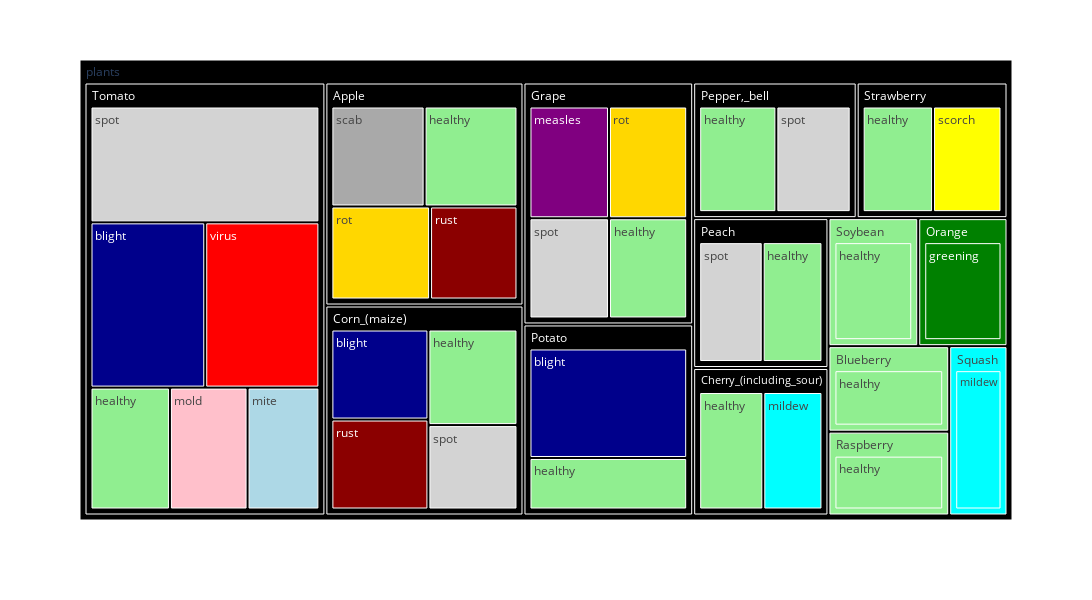

Here is the notebook cell this chart was saved with:
### Code cell
# Relative size visualization of images by plant disease
import plotly.express as px

plant_diseases_images_sum_df["plants"] = "plants" # in order to have a single root node
fig = px.treemap(plant_diseases_images_sum_df, path=['plants', 'plant', 'disease'], values='count',
                  color='disease', 
                  hover_data=['disease'],
                  range_color=[0.5, 8.5],
                  color_discrete_map={'(?)':'black', 'healthy':'lightgreen', 'blight':'darkblue', 'greening':'green', 'measles':'purple', 'mildew':'cyan', 'mite':'lightblue', 'mold':'pink', 'rot':'gold', 'rust':'darkred', 'scab':'darkgrey', 'scorch':'yellow', 'spot':'lightgray', 'virus':'red'},
                #   color_continuous_scale='RdBu_R',
                  width=1200, height=600
                  )

fig.show()

### Figure 1 — Plotly figure (JSON) as saved in the notebook; plotly's stock layout.template omitted (floating-point values rounded to 4 significant figures)
{"data": [{"branchvalues": "total", "customdata": [["spot", "spot"], ["healthy", "healthy"], ["mold", "mold"], ["healthy", "healthy"], ["blight", "blight"], ["spot", "spot"], ["scab", "scab"], ["rust", "rust"], ["rot", "rot"], ["rot", "rot"], ["mildew", "mildew"], ["measles", "measles"], ["healthy", "healthy"], ["healthy", "healthy"], ["healthy", "healthy"], ["healthy", "healthy"], ["healthy", "healthy"], ["healthy", "healthy"], ["rust", "rust"], ["spot", "spot"], ["spot", "spot"], ["healthy", "healthy"], ["blight", "blight"], ["healthy", "healthy"], ["blight", "blight"], ["greening", "greening"], ["scorch", "scorch"], ["mildew", "mildew"], ["mite", "mite"], ["healthy", "healthy"], ["healthy", "healthy"], ["spot", "spot"], ["virus", "virus"], ["(?)", "(?)"], ["healthy", "healthy"], ["(?)", "(?)"], ["(?)", "(?)"], ["(?)", "(?)"], ["greening", "greening"], ["(?)", "(?)"], ["(?)", "(?)"], ["(?)", "(?)"], ["healthy", "healthy"], ["healthy", "healthy"], ["mildew", "mildew"], ["(?)", "(?)"], ["(?)", "(?)"], ["(?)", "(?)"]], "domain": {"x": [0, 1], "y": [0, 1]}, "hovertemplate": "labels=%{label}<br>count=%{value}<br>parent=%{parent}<br>id=%{id}<br>disease=%{customdata[0]}<br>diseaseadditional_col_for_hover=%{customdata[1]}<extra></extra>", "ids": ["plants/Corn_(maize)/spot", "plants/Corn_(maize)/healthy", "plants/Tomato/mold", "plants/Tomato/healthy", "plants/Corn_(maize)/blight", "plants/Grape/spot", "plants/Apple/scab", "plants/Apple/rust", "plants/Grape/rot", "plants/Apple/rot", "plants/Squash/mildew", "plants/Grape/measles", "plants/Blueberry/healthy", "plants/Apple/healthy", "plants/Potato/healthy", "plants/Grape/healthy", "plants/Raspberry/healthy", "plants/Cherry_(including_sour)/healthy", "plants/Corn_(maize)/rust", "plants/Peach/spot", "plants/Pepper,_bell/spot", "plants/Soybean/healthy", "plants/Potato/blight", "plants/Peach/healthy", "plants/Tomato/blight", "plants/Orange/greening", "plants/Strawberry/scorch", "plants/Cherry_(including_sour)/mildew", "plants/Tomato/mite", "plants/Pepper,_bell/healthy", "plants/Strawberry/healthy", "plants/Tomato/spot", "plants/Tomato/virus", "plants/Apple", "plants/Blueberry", "plants/Cherry_(including_sour)", "plants/Corn_(maize)", "plants/Grape", "plants/Orange", "plants/Peach", "plants/Pepper,_bell", "plants/Potato", "plants/Raspberry", "plants/Soybean", "plants/Squash", "plants/Strawberry", "plants/Tomato", "plants"], "labels": ["spot", "healthy", "mold", "healthy", "blight", "spot", "scab", "rust", "rot", "rot", "mildew", "measles", "healthy", "healthy", "healthy", "healthy", "healthy", "healthy", "rust", "spot", "spot", "healthy", "blight", "healthy", "blight", "greening", "scorch", "mildew", "mite", "healthy", "healthy", "spot", "virus", "Apple", "Blueberry", "Cherry_(including_sour)", "Corn_(maize)", "Grape", "Orange", "Peach", "Pepper,_bell", "Potato", "Raspberry", "Soybean", "Squash", "Strawberry", "Tomato", "plants"], "marker": {"colors": ["lightgray", "lightgreen", "pink", "lightgreen", "darkblue", "lightgray", "darkgrey", "darkred", "gold", "gold", "cyan", "purple", "lightgreen", "lightgreen", "lightgreen", "lightgreen", "lightgreen", "lightgreen", "darkred", "lightgray", "lightgray", "lightgreen", "darkblue", "lightgreen", "darkblue", "green", "yellow", "cyan", "lightblue", "lightgreen", "lightgreen", "lightgray", "red", "black", "lightgreen", "black", "black", "black", "green", "black", "black", "black", "lightgreen", "lightgreen", "cyan", "black", "black", "black"]}, "name": "", "parents": ["plants/Corn_(maize)", "plants/Corn_(maize)", "plants/Tomato", "plants/Tomato", "plants/Corn_(maize)", "plants/Grape", "plants/Apple", "plants/Apple", "plants/Grape", "plants/Apple", "plants/Squash", "plants/Grape", "plants/Blueberry", "plants/Apple", "plants/Potato", "plants/Grape", "plants/Raspberry", "plants/Cherry_(including_sour)", "plants/Corn_(maize)", "plants/Peach", "plants/Pepper,_bell", "plants/Soybean", "plants/Potato", "plants/Peach", "plants/Tomato", "plants/Orange", "plants/Strawberry", "plants/Cherry_(including_sour)", "plants/Tomato", "plants/Pepper,_bell", "plants/Strawberry", "plants/Tomato", "plants/Tomato", "plants", "plants", "plants", "plants", "plants", "plants", "plants", "plants", "plants", "plants", "plants", "plants", "plants", "plants", ""], "type": "treemap", "values": [1642, 1859, 1882, 1926, 1908, 1722, 2016, 1760, 1888, 1987, 1736, 1920, 1816, 2008, 1824, 1692, 1781, 1826, 1907, 1838, 1913, 2022, 3878, 1728, 3771, 2010, 1774, 1683, 1741, 1988, 1824, 5274, 3751, 7771, 1816, 3509, 7316, 7222, 2010, 3566, 3901, 5702, 1781, 2022, 1736, 3598, 18345, 70295]}], "layout": {"height": 600, "legend": {"tracegroupgap": 0}, "margin": {"t": 60}, "width": 1200}}
